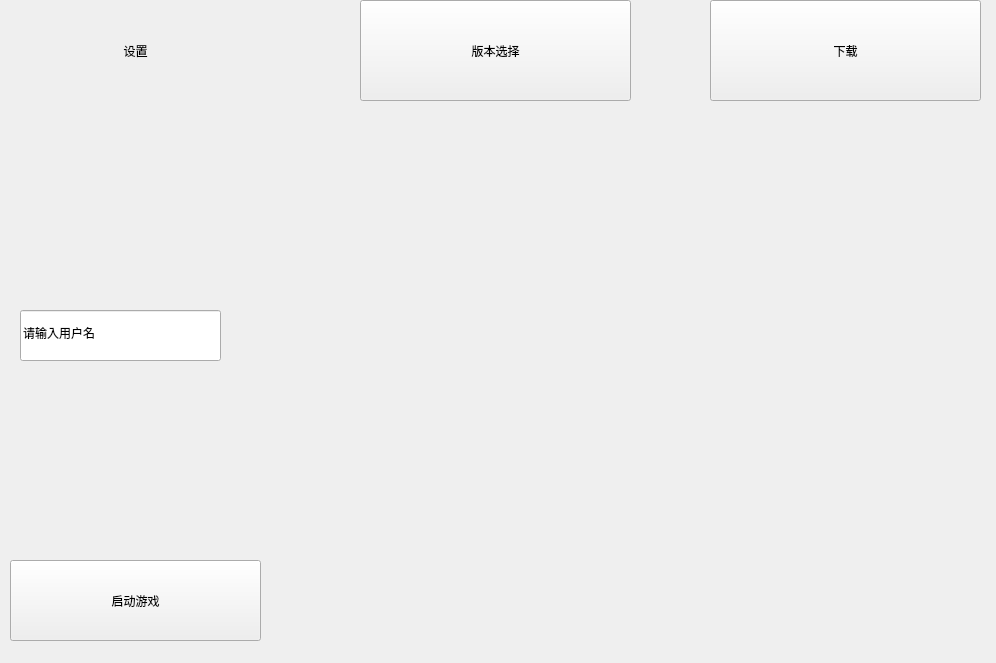
<?xml version="1.0" encoding="UTF-8"?>
<ui version="4.0">
 <class>minecraftpangulauncher</class>
 <widget class="QMainWindow" name="minecraftpangulauncher">
  <property name="geometry">
   <rect>
    <x>0</x>
    <y>0</y>
    <width>996</width>
    <height>663</height>
   </rect>
  </property>
  <property name="minimumSize">
   <size>
    <width>996</width>
    <height>663</height>
   </size>
  </property>
  <property name="maximumSize">
   <size>
    <width>996</width>
    <height>663</height>
   </size>
  </property>
  <property name="windowTitle">
   <string>minecraftpangulauncher</string>
  </property>
  <property name="styleSheet">
   <string notr="true">border-image: url(:/mc1/E:/以前优盘里面的东西/mc资源/其它/mc壁纸/12.jpg);</string>
  </property>
  <widget class="QWidget" name="centralwidget">
   <widget class="QPushButton" name="startminecraft">
    <property name="geometry">
     <rect>
      <x>10</x>
      <y>560</y>
      <width>251</width>
      <height>81</height>
     </rect>
    </property>
    <property name="styleSheet">
     <string notr="true">border-image: url(:/mc1/E:/以前优盘里面的东西/mc资源/其它/mc壁纸/10.jpg);</string>
    </property>
    <property name="text">
     <string>启动游戏</string>
    </property>
   </widget>
   <widget class="QPushButton" name="pushButton">
    <property name="geometry">
     <rect>
      <x>0</x>
      <y>0</y>
      <width>271</width>
      <height>101</height>
     </rect>
    </property>
    <property name="styleSheet">
     <string notr="true">border-image: url(:/mc1/1fbe98039a59f3e222dd0aa64d2ec893 (1).jpeg);</string>
    </property>
    <property name="text">
     <string>设置</string>
    </property>
    <property name="flat">
     <bool>true</bool>
    </property>
   </widget>
   <widget class="QPushButton" name="pushButton_2">
    <property name="geometry">
     <rect>
      <x>360</x>
      <y>0</y>
      <width>271</width>
      <height>101</height>
     </rect>
    </property>
    <property name="styleSheet">
     <string notr="true">border-image: url(:/mc1/E:/以前优盘里面的东西/mc资源/其它/mc壁纸/1.jpg);</string>
    </property>
    <property name="text">
     <string>版本选择</string>
    </property>
    <property name="flat">
     <bool>false</bool>
    </property>
   </widget>
   <widget class="QPushButton" name="pushButton_3">
    <property name="geometry">
     <rect>
      <x>710</x>
      <y>0</y>
      <width>271</width>
      <height>101</height>
     </rect>
    </property>
    <property name="styleSheet">
     <string notr="true">border-image: url(:/mc1/E:/以前优盘里面的东西/mc资源/其它/mc壁纸/5.jpg);</string>
    </property>
    <property name="text">
     <string>下载</string>
    </property>
    <property name="flat">
     <bool>false</bool>
    </property>
   </widget>
   <widget class="QLineEdit" name="lineEdit">
    <property name="geometry">
     <rect>
      <x>20</x>
      <y>310</y>
      <width>201</width>
      <height>51</height>
     </rect>
    </property>
    <property name="text">
     <string>请输入用户名</string>
    </property>
    <property name="frame">
     <bool>true</bool>
    </property>
   </widget>
  </widget>
 </widget>
 <resources>
  <include location="D:/mc.qrc"/>
 </resources>
 <connections/>
</ui>
